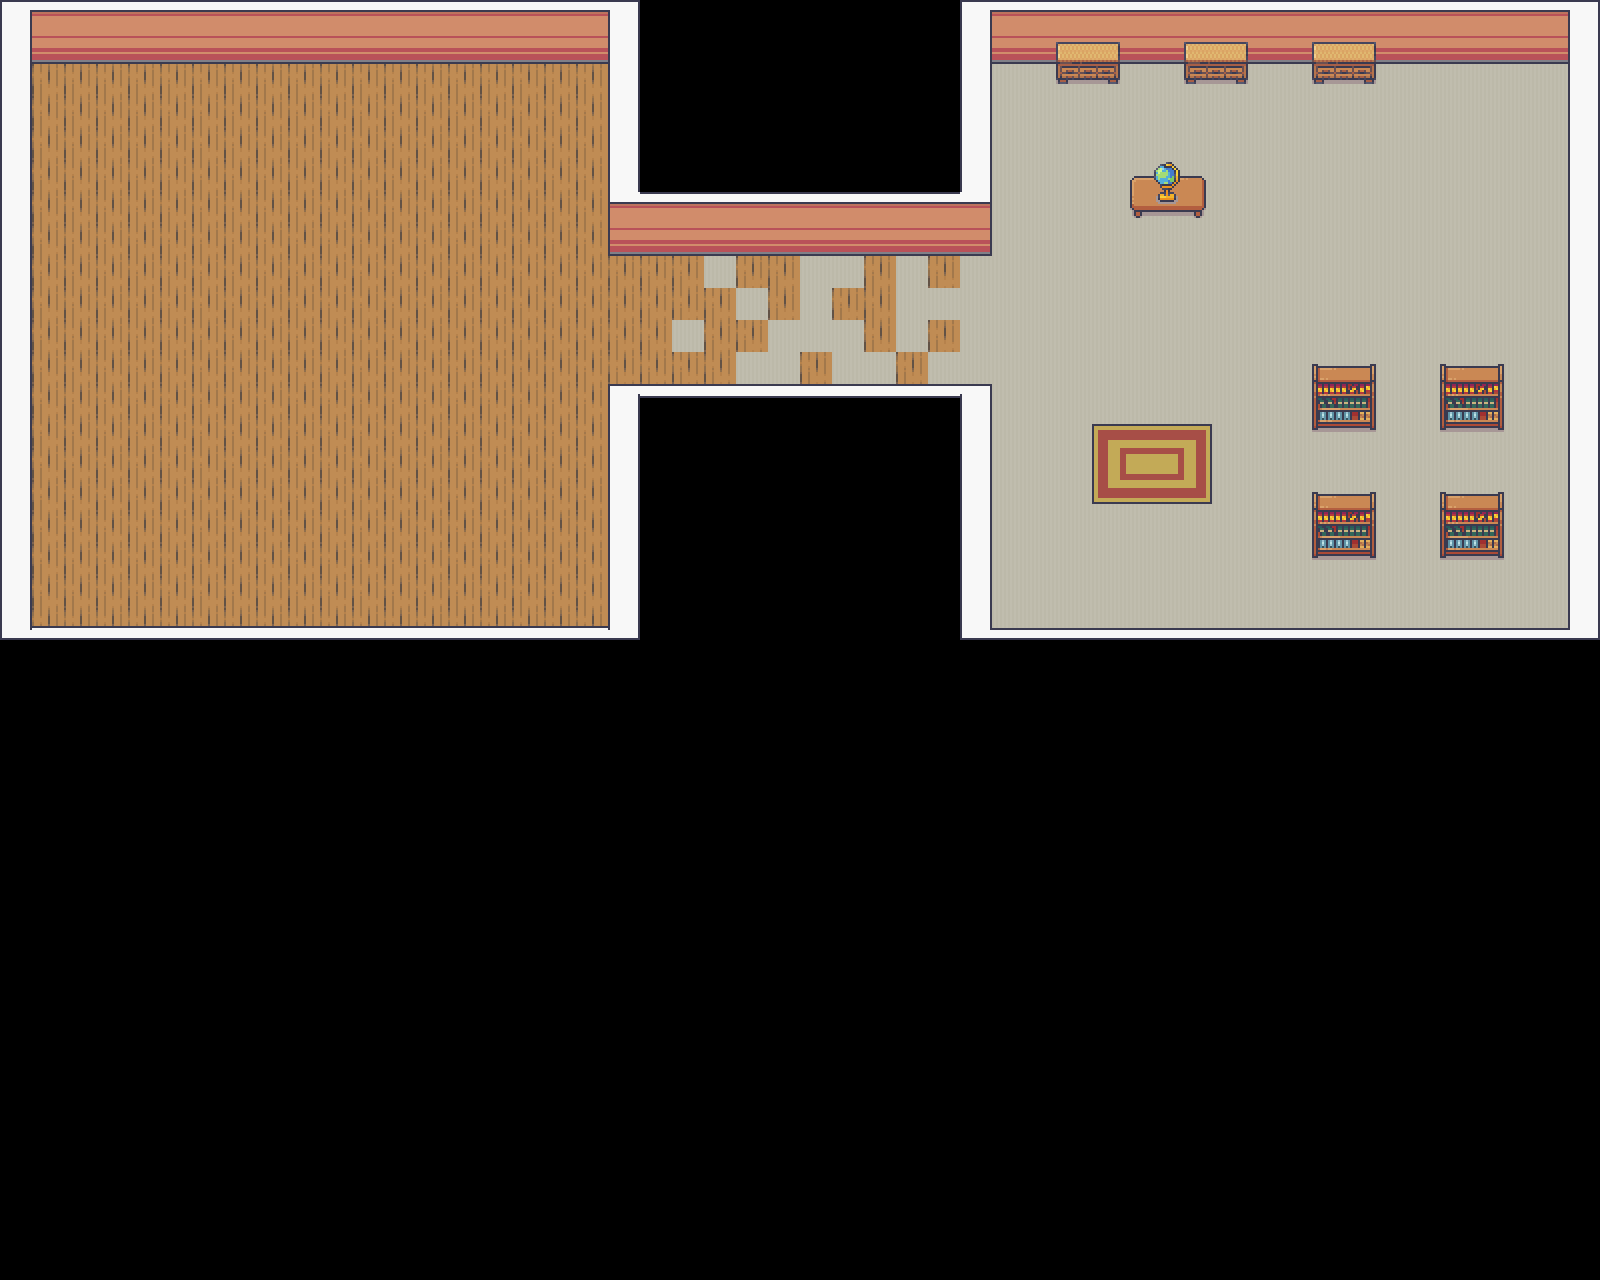

The image is a tile-based game level rendered from a .tmx file. Its description and source (layers, tilesets, objects; grid data summarised) follow:
An orthogonal 50x40 tile map with 32x32 px tiles, 3 tile layers (Bottom Layer, Middle Layer, Top Layer).

<map version="1.10" tiledversion="1.10.2" orientation="orthogonal" renderorder="right-down" width="50" height="40" tilewidth="32" tileheight="32" infinite="0" nextlayerid="5" nextobjectid="1">
 <tileset firstgid="1" source="room_builder.tsx" />
 <layer id="1" name="Bottom Layer" width="50" height="40">
  <data>[2000 cells, 829 non-empty, 8 distinct tile ids]</data>
 </layer>
 <layer id="4" name="Middle Layer" width="50" height="40">
  <data>[2000 cells, 54 non-empty, 28 distinct tile ids]</data>
 </layer>
 <layer id="2" name="Top Layer" width="50" height="40">
  <data>[2000 cells, 116 non-empty, 7 distinct tile ids]</data>
 </layer>
</map>